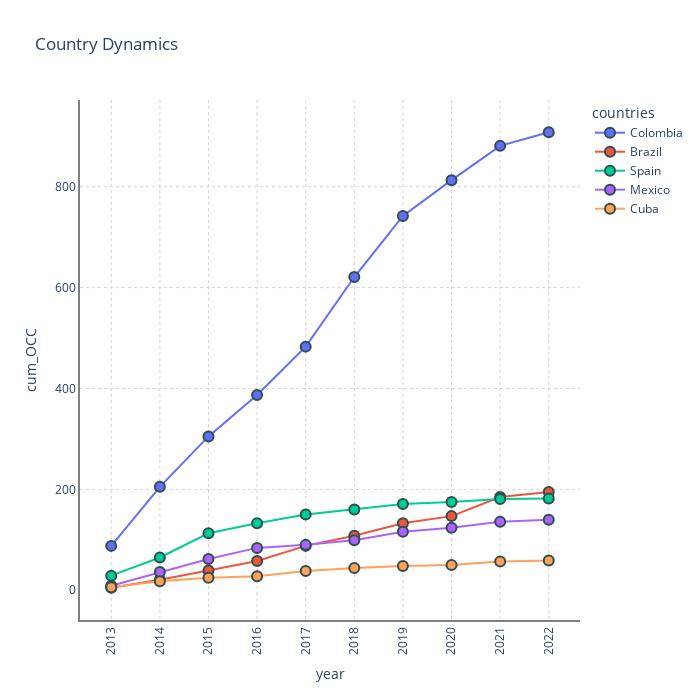

Notebook cell for this chart:
### Markdown cell above
Dinámica de países 
---

### Code cell
from techminer2 import bibliometrix

bibliometrix.countries.country_dynamics(
    topics_length=5,
    directory="../../../data/",
).update_layout(
    width=700,
    height=700,
)

### Figure 1 — Plotly figure (JSON) as saved in the notebook; plotly's stock layout.template omitted (floating-point values rounded to 4 significant figures)
{"data": [{"customdata": [["Colombia"], ["Colombia"], ["Colombia"], ["Colombia"], ["Colombia"], ["Colombia"], ["Colombia"], ["Colombia"], ["Colombia"], ["Colombia"]], "hovertemplate": "countries=%{customdata[0]}<br>year=%{x}<br>cum_OCC=%{y}<extra></extra>", "legendgroup": "Colombia", "line": {"color": "#636efa", "dash": "solid"}, "marker": {"line": {"color": "darkslategray", "width": 2}, "size": 10, "symbol": "circle"}, "mode": "markers+lines", "name": "Colombia", "orientation": "v", "showlegend": true, "type": "scatter", "x": [2013, 2014, 2015, 2016, 2017, 2018, 2019, 2020, 2021, 2022], "xaxis": "x", "y": [88, 205, 305, 387, 483, 621, 742, 813, 881, 908], "yaxis": "y"}, {"customdata": [["Brazil"], ["Brazil"], ["Brazil"], ["Brazil"], ["Brazil"], ["Brazil"], ["Brazil"], ["Brazil"], ["Brazil"], ["Brazil"]], "hovertemplate": "countries=%{customdata[0]}<br>year=%{x}<br>cum_OCC=%{y}<extra></extra>", "legendgroup": "Brazil", "line": {"color": "#EF553B", "dash": "solid"}, "marker": {"line": {"color": "darkslategray", "width": 2}, "size": 10, "symbol": "circle"}, "mode": "markers+lines", "name": "Brazil", "orientation": "v", "showlegend": true, "type": "scatter", "x": [2013, 2014, 2015, 2016, 2017, 2018, 2019, 2020, 2021, 2022], "xaxis": "x", "y": [5, 21, 39, 58, 88, 108, 133, 147, 185, 195], "yaxis": "y"}, {"customdata": [["Spain"], ["Spain"], ["Spain"], ["Spain"], ["Spain"], ["Spain"], ["Spain"], ["Spain"], ["Spain"], ["Spain"]], "hovertemplate": "countries=%{customdata[0]}<br>year=%{x}<br>cum_OCC=%{y}<extra></extra>", "legendgroup": "Spain", "line": {"color": "#00cc96", "dash": "solid"}, "marker": {"line": {"color": "darkslategray", "width": 2}, "size": 10, "symbol": "circle"}, "mode": "markers+lines", "name": "Spain", "orientation": "v", "showlegend": true, "type": "scatter", "x": [2013, 2014, 2015, 2016, 2017, 2018, 2019, 2020, 2021, 2022], "xaxis": "x", "y": [29, 65, 113, 133, 150, 160, 171, 175, 181, 182], "yaxis": "y"}, {"customdata": [["Mexico"], ["Mexico"], ["Mexico"], ["Mexico"], ["Mexico"], ["Mexico"], ["Mexico"], ["Mexico"], ["Mexico"], ["Mexico"]], "hovertemplate": "countries=%{customdata[0]}<br>year=%{x}<br>cum_OCC=%{y}<extra></extra>", "legendgroup": "Mexico", "line": {"color": "#ab63fa", "dash": "solid"}, "marker": {"line": {"color": "darkslategray", "width": 2}, "size": 10, "symbol": "circle"}, "mode": "markers+lines", "name": "Mexico", "orientation": "v", "showlegend": true, "type": "scatter", "x": [2013, 2014, 2015, 2016, 2017, 2018, 2019, 2020, 2021, 2022], "xaxis": "x", "y": [9, 36, 62, 84, 90, 99, 116, 124, 136, 140], "yaxis": "y"}, {"customdata": [["Cuba"], ["Cuba"], ["Cuba"], ["Cuba"], ["Cuba"], ["Cuba"], ["Cuba"], ["Cuba"], ["Cuba"], ["Cuba"]], "hovertemplate": "countries=%{customdata[0]}<br>year=%{x}<br>cum_OCC=%{y}<extra></extra>", "legendgroup": "Cuba", "line": {"color": "#FFA15A", "dash": "solid"}, "marker": {"line": {"color": "darkslategray", "width": 2}, "size": 10, "symbol": "circle"}, "mode": "markers+lines", "name": "Cuba", "orientation": "v", "showlegend": true, "type": "scatter", "x": [2013, 2014, 2015, 2016, 2017, 2018, 2019, 2020, 2021, 2022], "xaxis": "x", "y": [6, 18, 25, 28, 38, 44, 48, 50, 57, 59], "yaxis": "y"}], "layout": {"height": 700, "legend": {"title": {"text": "countries"}, "tracegroupgap": 0}, "paper_bgcolor": "white", "plot_bgcolor": "white", "title": {"text": "Country Dynamics"}, "width": 700, "xaxis": {"anchor": "y", "autorange": true, "domain": [0, 1], "dtick": 1, "gridcolor": "lightgray", "griddash": "dot", "linecolor": "gray", "linewidth": 2, "range": [2012.0, 2023.0], "tickangle": -90, "title": {"text": "year"}, "type": "linear"}, "yaxis": {"anchor": "x", "autorange": true, "domain": [0, 1], "gridcolor": "lightgray", "griddash": "dot", "linecolor": "gray", "linewidth": 2, "range": [-58.93, 971.9], "title": {"text": "cum_OCC"}, "type": "linear"}}}
